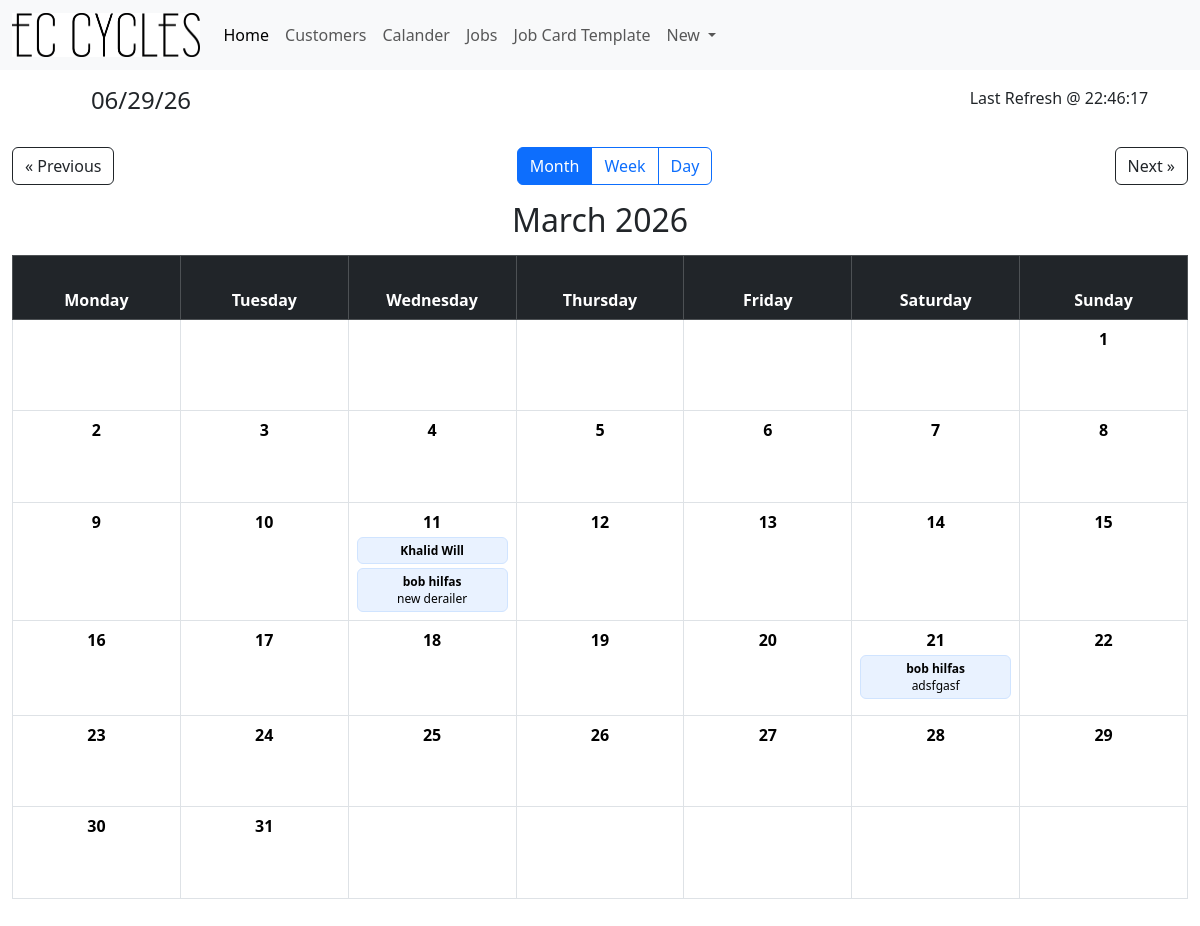
Screenshot of /calendar?year=2026&month=3 with the database file from the repository.
### tables this page shows
CREATE TABLE "Jobs" (
	"JobID"	INTEGER NOT NULL UNIQUE,
	"Cust_ID"	INTEGER NOT NULL,
	"BikeBrand"	TEXT,
	"BikeModel"	TEXT,
	"JobDetails"	TEXT,
	"DueDate"	DATE ,
	PRIMARY KEY("JobID" AUTOINCREMENT)
);

CREATE TABLE "Customers" (
	"Cust_ID"	INTEGER NOT NULL UNIQUE,
	"CustFName"	TEXT NOT NULL,
	"CustLName"	TEXT,
	"CustAddress"	TEXT,
	"CustPNumber"	INTEGER,
	"CustEmail"	INTEGER,
	"CustDetails"	TEXT,
	PRIMARY KEY("Cust_ID" AUTOINCREMENT)
);

### app.py (the view)
@app.route("/calendar")
def calendar_view():
    time = time_gen()
    page_title = "EC Cycles | Calendar"
    today_dt = datetime.datetime.now()
    year = request.args.get("year", type=int)
    month = request.args.get("month", type=int)
    if not year:
        year = today_dt.year
    if not month:
        month = today_dt.month
    today = today_dt.day if (
        year == today_dt.year and month == today_dt.month
    ) else 0
    cal = calendar.monthcalendar(year, month)
    month_name = calendar.month_name[month]
    prev_month = 12 if month == 1 else month - 1
    prev_year = year - 1 if month == 1 else year
    next_month = 1 if month == 12 else month + 1
    next_year = year + 1 if month == 12 else year
    jobs = get_jobs_for_month(year, month)
    return render_template(
        "calendar.html",
        time=time,
        page_title=page_title,
        cal=cal,
        jobs=jobs,
        today=today,
        year=year,
        month=month,
        month_name=month_name,
        prev_month=prev_month,
        prev_year=prev_year,
        next_month=next_month,
        next_year=next_year,
        week=0
    )

### app.py (called while the page is built)
def time_gen():
    time_dict = {"":""}
    day_info = datetime.datetime.now()
    date = day_info.strftime("%x")
    time = day_info.strftime("%X")
    time_dict["Date"] = date
    time_dict["Time"] = time
    return time_dict

def get_db_conn():
    conn = sqlite3.connect('JobCards.db')
    conn.row_factory = sqlite3.Row
    return conn

def get_jobs_for_month(year, month):
    conn = get_db_conn()
    cursor = conn.execute("""
        SELECT Jobs.*, Customers.CustFName, Customers.CustLName
        FROM Jobs
        INNER JOIN Customers
            ON Customers.Cust_ID = Jobs.Cust_ID
        WHERE strftime('%Y', DueDate)=?
          AND strftime('%m', DueDate)=?
    """, (str(year), f"{month:02d}"))
    jobs = cursor.fetchall()
    conn.close()
    job_dict = {}
    for job in jobs:
        job_day = int(job["DueDate"].split("-")[2])
        lines = job["JobDetails"].splitlines()
        second_line = lines[1] if len(lines) > 1 else ""
        job_copy = dict(job)
        job_copy["JobDetails"] = second_line
        job_dict.setdefault(job_day, []).append(job_copy)
    return job_dict

### Templates/calendar.html (shortened to what this page needs)
{% extends 'base.html' %}
{% block content %}
<div class="container-fluid p-4 vh-100 d-flex flex-column">
    <div class="d-flex justify-content-between align-items-center mb-3">
        <a class="btn btn-outline-dark"
           href="{{ url_for('calendar_view', year=prev_year, month=prev_month) }}">
            &laquo; Previous
        </a>
        <div class="btn-group" role="group">
            <label class="btn btn-outline-primary"
                   for="monthView"
                   onclick="window.location.href='{{ url_for('calendar_view', year=year, month=month) }}'">
                Month
            </label>
            <label class="btn btn-outline-primary"
                   for="weekView"
                   onclick="window.location.href='{{ url_for('timetable', year=year, month=month, week=0) }}'">
                Week
            </label>
            <label class="btn btn-outline-primary"
                   for="dayView"
                   onclick="window.location.href='{{ url_for('jobs_by_day', year=year, month=month, day=today) }}'">
                Day
            </label>
        </div>
        <a class="btn btn-outline-dark"
           href="{{ url_for('calendar_view', year=next_year, month=next_month) }}">
            Next &raquo;
        </a>
    </div>
    <h2 class="text-center mb-3">
        {{ month_name }} {{ year }}
    </h2>
    <div class="flex-fill">
        <table class="table table-bordered text-center h-100">
            <thead class="table-dark">
                <tr>
                    <th>Monday</th>
                    <th>Tuesday</th>
                    <th>Wednesday</th>
                    <th>Thursday</th>
                    <th>Friday</th>
                    <th>Saturday</th>
                    <th>Sunday</th>
                </tr>
            </thead>
            <tbody>
                {% for week in cal %}
                <tr>
                    {% for day in week %}
                    {% if day == 0 %}
                    <td></td>
                    {% else %}
                    <td class="{% if day == today %}today{% endif %}"
                        onclick="window.location.href='{{ url_for('jobs_by_day', year=year, month=month, day=day) }}'">
                        <div class="fw-bold">
                            {{ day }}
                        </div>
                        {% if day in jobs %}
                            {% for job in jobs[day] %}
                                <div class="job-card"
                                     onclick="event.stopPropagation(); window.location.href='{{ url_for('ViewJobCard', id=job['JobID']) }}'">
                                    <strong>
                                        {{ job['CustFName'] }}
                                        {{ job['CustLName'] }}
                                    </strong>
                                    <br>
                                    {{ job['JobDetails'] }}
                                </div>
                            {% endfor %}
                        {% endif %}
                    </td>
                    {% endif %}
                    {% endfor %}
                </tr>
                {% endfor %}
            </tbody>
        </table>
    </div>
</div>
{% endblock %}

### Templates/calendar.html (style rules this page uses)
table { height: 100%; table-layout: fixed; }
thead { height: 10%; }
tbody { height: 90%; }
tbody tr { height: calc(100% / 6); }
td { vertical-align: top; padding: 8px; cursor: pointer; }
.job-card { font-size: 0.75rem; background-color: #e9f2ff; border-radius: 6px; padding: 4px; margin-top: 4px; border: 1px solid #d0e4ff; word-wrap: break-word; }

### rows the page displays
Jobs: CustFName "Khalid", CustLName "Will"
Jobs: CustFName "bob", CustLName "hilfas", JobDetails "new derailer"
Jobs: CustFName "bob", CustLName "hilfas", JobDetails "adsfgasf"

### other values shown
{{ time["Date"] }} "06/29/26"
{{ time["Time"] }} "22:46:17"
{{ month_name }} "March"
{{ year }} "2026"
{{ day }} "1" "2" "3" "4" "5" "6" "7" "8" "9" "10" "11" "12" "13" "14" "15" "16" "17" "18" "19" "20" "21" "22" "23" "24" "25" "26" "27" "28" "29" "30" "31"
